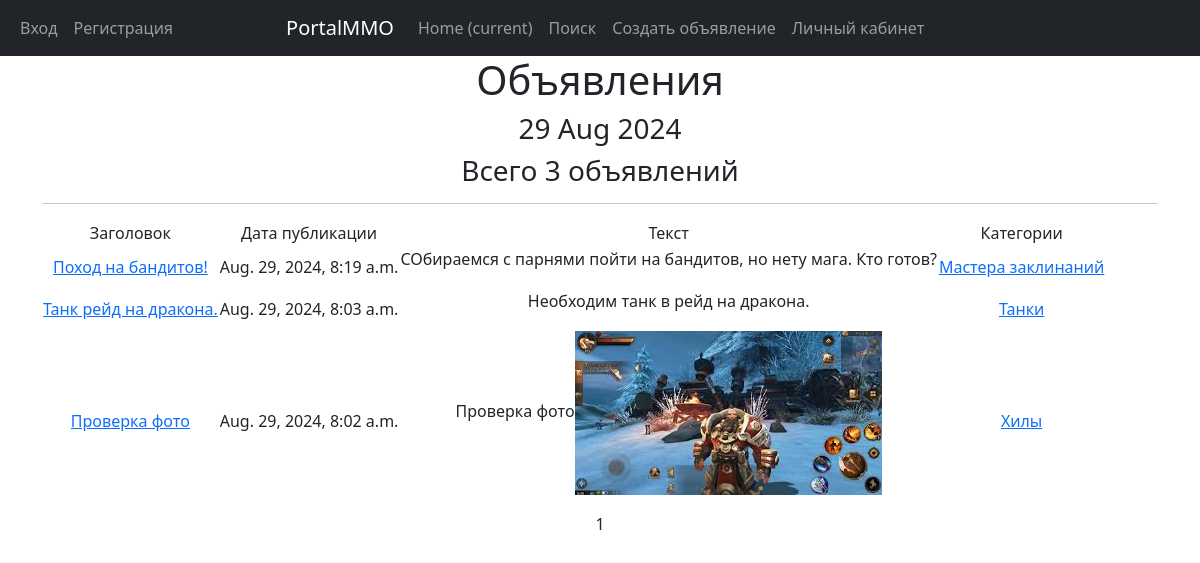
/posts/, run on the app's committed database.
### myapp/models.py (models this page shows, shortened)
class Advertisement(models.Model):
    author = models.ForeignKey(User, on_delete=models.CASCADE)
    category = models.ForeignKey(Category, on_delete=models.CASCADE)
    headline = models.CharField(max_length=100)
    text = RichTextUploadingField()
    some_datatime = models.DateTimeField(auto_now_add=True)

class Category(models.Model):
    name_category = models.CharField(max_length=20, unique=True)
    subscribers = models.ManyToManyField(User, blank=True, null=True, related_name='categories')
    def __str__(self):
        return self.name_category

### myapp/views.py (the view)
# urls.py: path('posts/', AdvertisementList.as_view(), name='advert_list'),
class AdvertisementList(ListView):
    model = Advertisement
    ordering = '-some_datatime'
    template_name = 'flatpages/Advertisement.html'
    context_object_name = 'advertisement'
    paginate_by = 5
    def get_context_data(self, **kwargs):
        context = super().get_context_data(**kwargs)
        context['time_now'] = datetime.utcnow()
        return context

### templates/flatpages/Advertisement.html (shortened to what this page needs)
{% extends 'flatpages/default.html' %}
{% block content %}
<h1>Объявления</h1>
<h3>{{ time_now|date:'d M Y' }}</h3>
<h3>Всего {{ advertisement|length }} объявлений</h3>
<hr>
   {% if advertisement %}
       <table>
           <tr>
               <td>Заголовок</td>
               <td>Дата публикации</td>
               <td>Текст</td>
               <td>Категории</td>
           </tr>
           {% for post in advertisement %}
           <tr>
               <td>
                   <a href="{% url 'detail' post.id %}">{{post.headline}}</a>
               </td>
               <td>{{ post.some_datatime }}</td>
               <td>{{ post.text|safe }}</td>
               <td>
                   <a href="{% url 'category_list' post.category.id %}">{{post.category}}</a>
               </td>
           </tr>
           {% endfor %}
       </table>
   {% else %}
       <h2>Новостей нет!</h2>
   {% endif %}
   {{ page_obj.number }}
{% endblock content %}

### templates/flatpages/default.html (shortened to what this page needs)
<!DOCTYPE html>
{% load i18n %}
<html lang="en">
    <head>
        {% load static %}
        <link href="{% static 'css/styles.css' %}" rel="stylesheet" />
    </head>
    <body>
<nav class="navbar navbar-expand-lg navbar-dark bg-dark static-top">
    <div class="container" style="width: 350px">
        <div class="navbar-collapse collapse" id="navbarNav">
            <ul class="nav navbar-nav ml-auto">
                <li class="nav-item active">
                    {% if user.is_authenticated %}
                    <a class="nav-link" href='{% url "account_logout" %}'>Выход</a>
                    {% else %}
                    <a class="nav-link" href='{% url "login" %}'>Вход</a>
                    {% endif %}
                </li>
                <li class="nav-item active">
                    {% if not user.is_authenticated %}
                    <a class="nav-link" href='{% url "signup" %}'>Регистрация</a>
                    {% endif %}
                </li>
            </ul>
        </div>
    </div>
   <div class="container">
       <a class="navbar-brand" href="/posts/">{% trans "PortalMMO"  %}</a>
       <div class="collapse navbar-collapse" id="navbarResponsive">
           <ul class="navbar-nav ml-auto">
               <li class="nav-item active">
                   <a class="nav-link" href="/posts/">Home
                       <span class="sr-only">(current)</span>
                   </a>
               </li>
               <li class="nav-item">
                   <a class="nav-link" href="/posts/search/">Поиск</a>
               </li>
               <li class="nav-item">
                   <a class="nav-link" href="/posts/create/">Создать объявление</a>
               </li>
               <li class="nav-item">
                   <a class="nav-link" href="/">Личный кабинет</a>
               </li>
           </ul>
       </div>
   </div>
</nav>
        <div class="container">
            <div class="row">
                <div class="col-lg-12 text-center">
                    {% block content %}{% endblock content %}
                </div>
             </div>
        </div>
    </body>
</html>

### data on the page
Advertisement: headline "Поход на бандитов!", some_datatime "Aug. 29, 2024, 8:19 a.m.", text "СОбираемся с парнями пойти на бандитов, но нету мага. Кто готов?", category "Мастера заклинаний"
Advertisement: headline "Танк рейд на дракона.", some_datatime "Aug. 29, 2024, 8:03 a.m.", text "Необходим танк в рейд на дракона.", category "Танки"
Advertisement: headline "Проверка фото", some_datatime "Aug. 29, 2024, 8:02 a.m.", text "Проверка фото", text (picture), category "Хилы"

### other printed values
{{ time_now|date:'d M Y' }} "29 Aug 2024"
{{ advertisement|length }} "3"
{{ page_obj.number }} "1"
